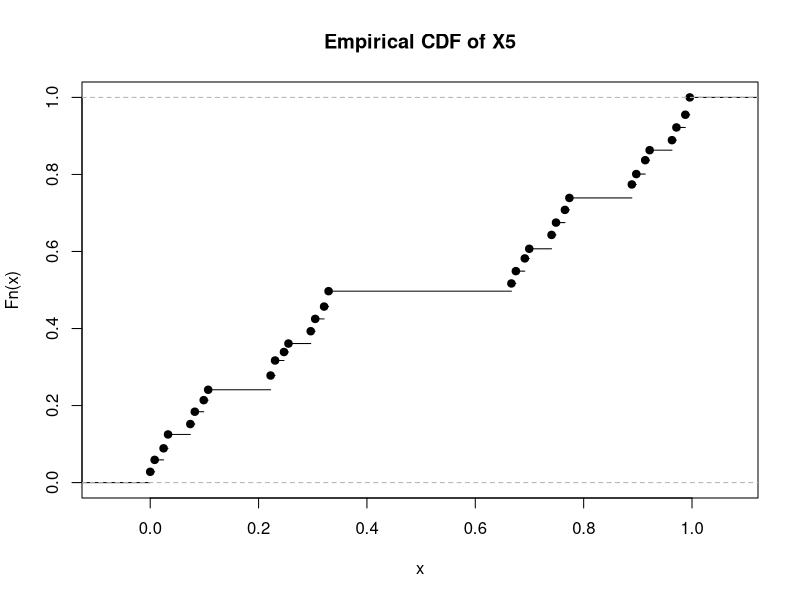
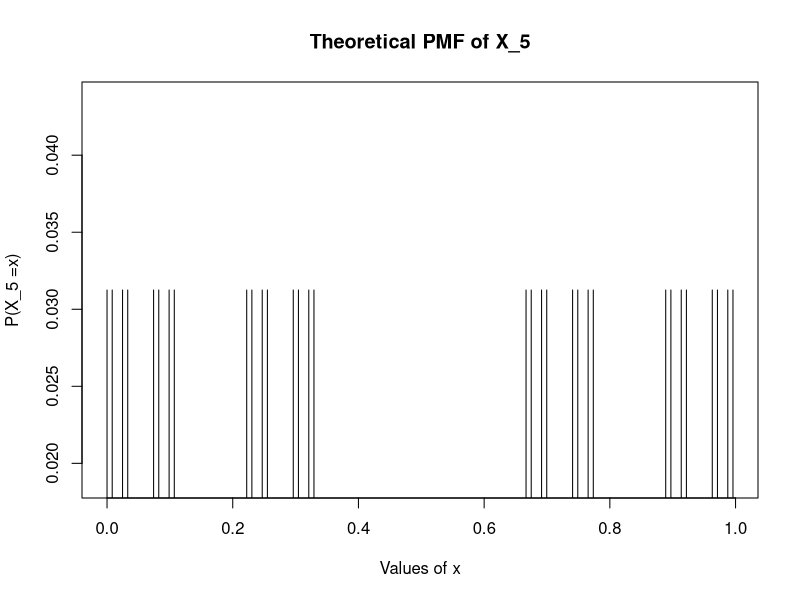
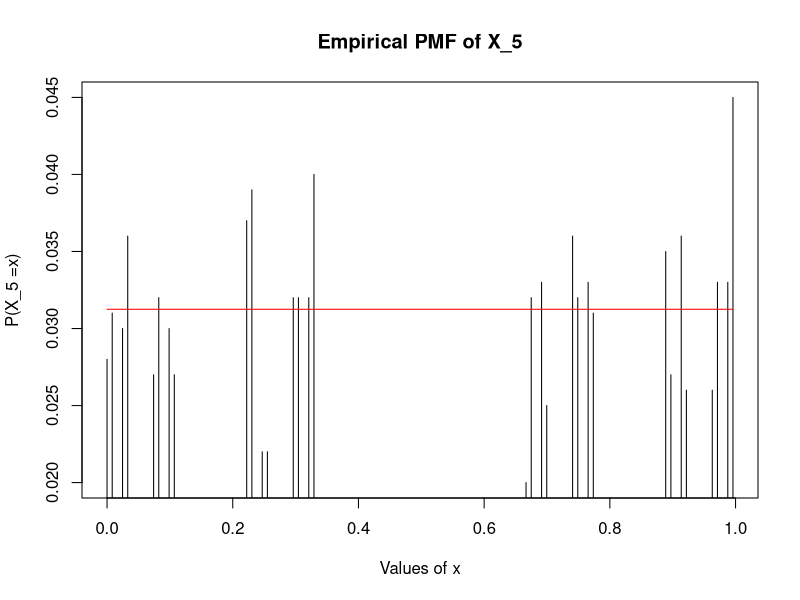

Here is the R script that generated these plots, in order:
set.seed(5)
nsims <- 1000  # number of simulations
seq <- 1:nsims
n <-5 # number of tosses 
X5 <-c() # initializing list of total winnings
for (i in seq){
x5 = 0 
fair <- sample(1:2, n, replace=TRUE)  # 5 tosses of the coin
seq1 <- 1:length(fair)
for (j in seq1){
if (fair[j] == 1) x5 <- x5 + (2/3^j)  # 1 = heads and sum the winnings
	}
X5[i] <- x5       
	}

 
plot.ecdf(X5, main = "Empirical CDF of X5")


x_vals<- unique(X5) 

# extracting unique values from X_5; this represents all the possible values X_5 can take 

# there are 32 different event and fair coin means 
# probability of each event is 1/32, that is, the probability that X_5
#takes on one of the values is 1/32. We have extracted the values from 
#X_5 above 

prob <- rep(1/length(x_vals), length(x_vals))

plot(x_vals, prob, xlab = "Values of x", ylab = "P(X_5 =x)", main = "Theoretical PMF of X_5", type = 'h')

m <- 1:length(x_vals)
probs <- c() 

for (i in m){
	bool <- X5 == x_vals[i] # creates 1 if true 0 if false 
	p = mean(bool)  # mean will give the proportion 
	probs[i] = p
}

plot(x_vals, probs, xlab = "Values of x", ylab = "P(X_5 =x)", main = "Empirical PMF of X_5", type = 'h')
points(x_vals, prob, col = "red", type = 'l')

